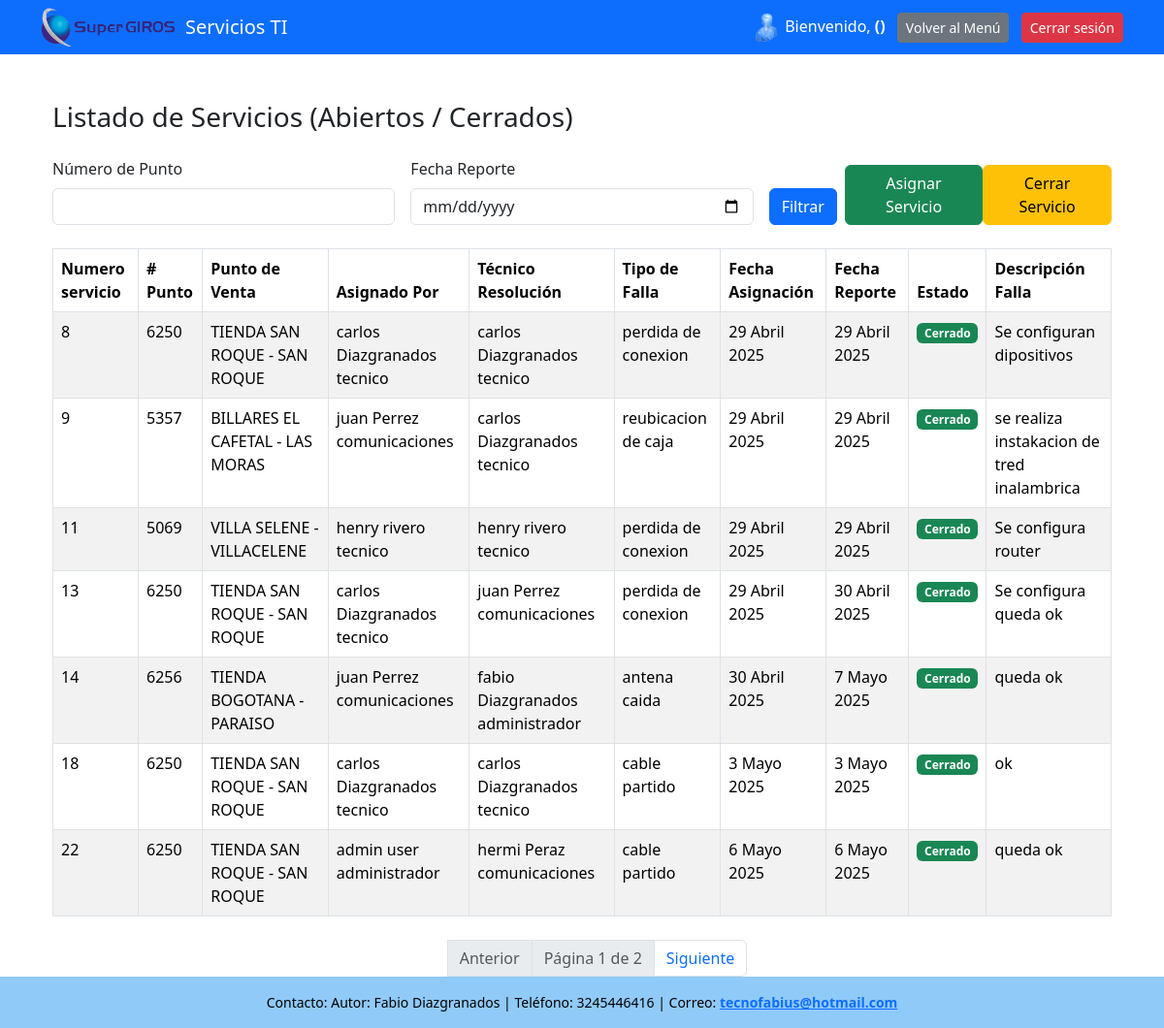
The page /servicios/ (signed in) on the database its author committed.
### servicios_ti/models.py (models this page shows, shortened)
class Usuario(models.Model):
    ROLES = [
        ('administrador', 'Administrador'),
        ('tecnico', 'Técnico'),
        ('comunicaciones', 'Comunicaciones')
    ]
    nombre_usuario= models.CharField(max_length=100)
    apellido = models.CharField(max_length=100)
    rol = models.CharField(max_length=50, choices=ROLES)
    password_usuario = models.CharField(max_length=20)
    email = models.EmailField('correo electrónico', unique=True)
    USERNAME_FIELD = 'nombre_usuario'
    REQUIRED_FIELDS = ['username', 'nombre_completo', 'rol']
    def __str__(self):
        return f"{self.nombre_usuario} {self.apellido} {self.rol}"

class PuntoVenta(models.Model):
    objects = None
    MODALIDAD = [
        ('local', 'Local'),
        ('compumovil', 'Compumovil'),
    ]
    numero_punto = models.PositiveIntegerField(unique=True)
    nombre = models.CharField(max_length=255)
    direccion = models.CharField(max_length=255)
    modalidad = models.CharField(max_length=25, choices=MODALIDAD)
    rango_valor = models.PositiveIntegerField()
    zona = models.ForeignKey(Zona, on_delete=models.CASCADE)  # Relación nueva con Zona

class AsignacionServicio(models.Model):
    ESTADO = [
        ('pendiente', 'Pendiente'),
        ('finalizado', 'Finalizado'),
    ]
    TIPOFALLA = [
        ('cable partido', 'Cable partido'),
        ('perdida de conexion', 'Pérdida de conexión'),
        ('antena caida', 'Antena caída'),
        ('instalacion de antena', 'Instalación de antena'),
        ('reubicacion de caja', 'Reubicación de caja'),
        ('desmonte dispositivos', 'Desmonte dispositivos'),
        ('inventario', 'Inventario')
    ]
    punto_venta = models.ForeignKey(PuntoVenta, on_delete=models.CASCADE)
    tecnico = models.ForeignKey(
        Usuario,
        on_delete=models.CASCADE,
        limit_choices_to=Q(rol='tecnico') | Q(rol='comunicaciones') | Q(rol='administrador')
    )
    tipo_falla = models.CharField(max_length=255, choices=TIPOFALLA)
    telefono = models.CharField(max_length=15)
    fecha_asignacion = models.DateField()
    estado = models.CharField(max_length=20, choices=ESTADO, default='pendiente')

class ReporteFalla(models.Model):
    asignacion_servicio = models.ForeignKey(AsignacionServicio, on_delete=models.CASCADE)
    descripcion_falla = models.TextField()
    fecha_reporte = models.DateField(auto_now_add=True)
    fecha_resolucion = models.DateField(null=True, blank=True)
    tecnico_resolucion = models.ForeignKey(
        Usuario,
        on_delete=models.CASCADE,
        limit_choices_to=Q(rol='tecnico') | Q(rol='comunicaciones') | Q(rol='administrador')
    )
    estado = models.CharField(max_length=20, choices=[('pendiente', 'Pendiente'), ('resuelto', 'Resuelto')], default='pendiente')

### servicios_ti/views.py (the view)
# urls.py: path('servicios/', views.listar_servicios_estado, name='listar_servicios'),
def listar_servicios_estado(request):
    if 'usuario_id' not in request.session:
        return redirect('login')
    numero_punto = request.GET.get('numero_punto')
    fecha_report = request.GET.get('fecha_report')
    asignaciones = AsignacionServicio.objects.select_related('punto_venta', 'tecnico')
    servicios = []
    for asignacion in asignaciones:
        reporte = ReporteFalla.objects.filter(asignacion_servicio=asignacion).first()
        estado = 'Abierto'
        if reporte and reporte.estado == 'resuelto':
            estado = 'Cerrado'
        item = {
            'numero_punto': asignacion.punto_venta.numero_punto,
            'id': asignacion.id,
            'punto_venta': asignacion.punto_venta.nombre,
            'tecnico_asignado': f"{asignacion.tecnico}",
            'tipo_falla': asignacion.tipo_falla,
            'fecha_asignacion': asignacion.fecha_asignacion,
            'estado': estado,
            'descripcion': reporte.descripcion_falla if reporte else '',
            'tecnico_resolucion': reporte.tecnico_resolucion if reporte else '',
            'fecha_report': reporte.fecha_reporte if reporte else '',
        }
        if numero_punto and str(asignacion.punto_venta.numero_punto) != numero_punto:
            continue
        if fecha_report and (not reporte or str(reporte.fecha_reporte) != fecha_report):
            continue
        servicios.append(item)
    paginator = Paginator(servicios, 7)
    page_number = request.GET.get('page')
    page_obj = paginator.get_page(page_number)
    return render(request, 'listar_servicios.html', {
        'page_obj': page_obj
    })

### servicios_ti/templates/listar_servicios.html (shortened to what this page needs)
{% extends 'base.html' %}
{% block content %}
<div class="container mt-4">
    <h3 class="mb-4">Listado de Servicios (Abiertos / Cerrados)</h3>
    <form method="get" class="row g-3 mb-4">
        <div class="col-md-4">
            <label for="numero_punto" class="form-label">Número de Punto</label>
            <input type="text" name="numero_punto" id="numero_punto" class="form-control"
                   value="{{ request.GET.numero_punto }}">
        </div>
        <div class="col-md-4">
            <label for="fecha_report" class="form-label">Fecha Reporte</label>
            <input type="date" name="fecha_report" id="fecha_report" class="form-control"
                   value="{{ request.GET.fecha_report }}">
        </div>
        <div class="col-md-4 d-flex align-items-end justify-content-between">
            <button type="submit" class="btn btn-primary me-2">Filtrar</button>
            <a href="{% url 'asignar_servicio' %}" class="btn btn-success">Asignar Servicio</a>
            <a href="{% url 'cerrar_servicio' %}" class="btn btn-warning">Cerrar Servicio</a>
        </div>
    </form>
    <table class="table table-bordered table-striped">
        <thead>
        <tr>
            <th>Numero servicio</th>
            <th># Punto</th>
            <th>Punto de Venta</th>
            <th>Asignado Por</th>
            <th>Técnico Resolución</th>
            <th>Tipo de Falla</th>
            <th>Fecha Asignación</th>
            <th>Fecha Reporte</th>
            <th>Estado</th>
            <th>Descripción Falla</th>
        </tr>
        </thead>
        <tbody>
        {% for servicio in page_obj %}
        <tr>
            <td>{{servicio.id}}</td>
            <td>{{ servicio.numero_punto }}</td>
            <td>{{ servicio.punto_venta }}</td>
            <td>{{ servicio.tecnico_asignado }}</td>
            <td>{{ servicio.tecnico_resolucion }}</td>
            <td>{{ servicio.tipo_falla }}</td>
            <td>{{ servicio.fecha_asignacion }}</td>
            <td>{{ servicio.fecha_report }}</td>
            <td>
                    <span class="badge {% if servicio.estado == 'Cerrado' %}bg-success{% else %}bg-warning{% endif %}">
                        {{ servicio.estado }}
                    </span>
            </td>
            <td>{{ servicio.descripcion }}</td>
        </tr>
        {% empty %}
        <tr>
            <td colspan="9" class="text-center">No hay servicios disponibles.</td>
        </tr>
        {% endfor %}
        </tbody>
    </table>
    <div class="d-flex justify-content-center mt-4">
        <nav>
            <ul class="pagination justify-content-center mb-0">
                <ul>
                </ul>
                {% if page_obj.has_previous %}
                <li class="page-item">
                    <a class="page-link"
                       href="?page={{ page_obj.previous_page_number }}{% if request.GET.numero_punto %}&numero_punto={{ request.GET.numero_punto }}{% endif %}{% if request.GET.fecha_report %}&fecha_report={{ request.GET.fecha_report }}{% endif %}">Anterior</a>
                </li>
                {% else %}
                <li class="page-item disabled"><span class="page-link">Anterior</span></li>
                {% endif %}
                <li class="page-item disabled">
                    <span class="page-link">Página {{ page_obj.number }} de {{ page_obj.paginator.num_pages }}</span>
                </li>
                {% if page_obj.has_next %}
                <li class="page-item">
                    <a class="page-link"
                       href="?page={{ page_obj.next_page_number }}">Siguiente</a>
                </li>
                {% else %}
                <li class="page-item disabled"><span class="page-link">Siguiente</span></li>
                {% endif %}
            </ul>
        </nav>
    </div>
</div>
{% endblock %}

### servicios_ti/templates/base.html (style rules this page uses)
html, body { height: 100%; margin: 0; }

### rows shown on the page
Usuario: id "8", numero_punto "6250", punto_venta "TIENDA SAN ROQUE - SAN ROQUE", tecnico_asignado "carlos Diazgranados tecnico", tecnico_resolucion "carlos Diazgranados tecnico", tipo_falla "perdida de conexion", fecha_asignacion "29 Abril 2025", fecha_report "29 Abril 2025", estado "Cerrado", descripcion "Se configuran dipositivos", id "9", numero_punto "5357", punto_venta "BILLARES EL CAFETAL - LAS MORAS", tecnico_asignado "juan Perrez comunicaciones", tipo_falla "reubicacion de caja", descripcion "se realiza instakacion de tred inalambrica", id "18", tipo_falla "cable partido", fecha_asignacion "3 Mayo 2025", fecha_report "3 Mayo 2025", descripcion "ok"
Usuario: id "11", numero_punto "5069", punto_venta "VILLA SELENE - VILLACELENE", tecnico_asignado "henry rivero tecnico", tecnico_resolucion "henry rivero tecnico", tipo_falla "perdida de conexion", fecha_asignacion "29 Abril 2025", fecha_report "29 Abril 2025", estado "Cerrado", descripcion "Se configura router"
Usuario: id "13", numero_punto "6250", punto_venta "TIENDA SAN ROQUE - SAN ROQUE", tecnico_asignado "carlos Diazgranados tecnico", tecnico_resolucion "juan Perrez comunicaciones", tipo_falla "perdida de conexion", fecha_asignacion "29 Abril 2025", fecha_report "30 Abril 2025", estado "Cerrado", descripcion "Se configura queda ok"
Usuario: id "14", numero_punto "6256", punto_venta "TIENDA BOGOTANA - PARAISO", tecnico_asignado "juan Perrez comunicaciones", tecnico_resolucion "fabio Diazgranados administrador", tipo_falla "antena caida", fecha_asignacion "30 Abril 2025", fecha_report "7 Mayo 2025", estado "Cerrado", descripcion "queda ok"
Usuario: id "22", numero_punto "6250", punto_venta "TIENDA SAN ROQUE - SAN ROQUE", tecnico_asignado "admin user administrador", tecnico_resolucion "hermi Peraz comunicaciones", tipo_falla "cable partido", fecha_asignacion "6 Mayo 2025", fecha_report "6 Mayo 2025", estado "Cerrado", descripcion "queda ok"

### other values the page prints
{{ page_obj.number }} "1"
{{ page_obj.paginator.num_pages }} "2"
